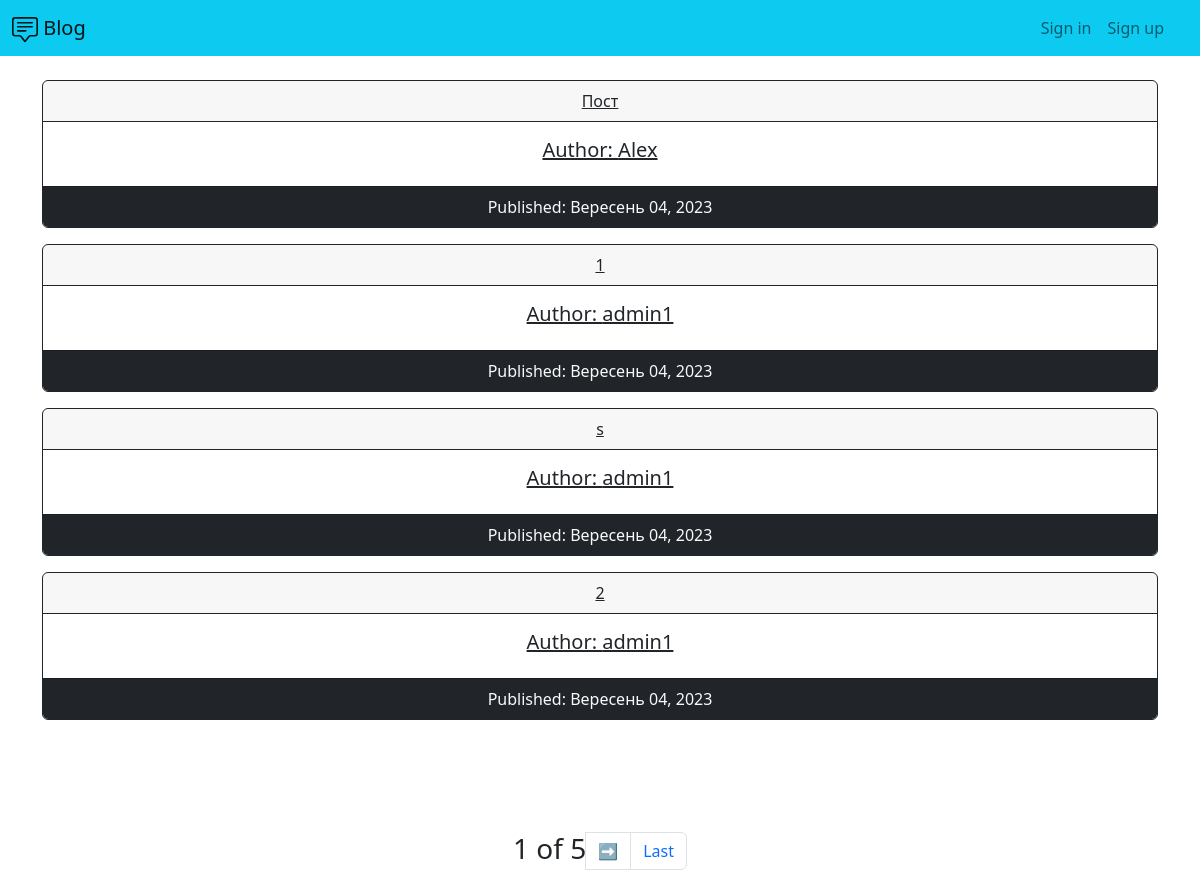
The page / on the database its author committed.
### blog/models.py (models this page shows, shortened)
class Post(models.Model):
	title = models.CharField(max_length=200)
	author = models.ForeignKey(User, on_delete=models.CASCADE)
	text = models.TextField()
	date_posted = models.DateTimeField(default=timezone.now)
	class Meta:
		verbose_name = "Пост"
		verbose_name_plural = "Пости"

### blog/views.py (the view)
# urls.py: path('', BlogListView.as_view(), name='home'),
class BlogListView(ListView):
	paginate_by = 4
	model = Post
	template_name = 'home.html'

### blog/templates/home.html (shortened to what this page needs)
{% extends 'base.html' %}
{% block content %}
  {% for post in object_list %}
  <div class="card border-dark text-center mb-3 col-md-offset-12"><a class="text-dark" href="{% url 'post_detail' post.pk %}">
  <div class="card-header border-dark">{{ post.title }}</div>
  <div class="card-body">
    <h5 class="card-title">Author: {{ post.author }}</h5>
  </div></a>
  <div class="card-footer bg-dark text-light">Published: {{ post.date_posted|date:"F d, Y"  }}</div>
</div>
        {% endfor %}
    {% for contact in page_obj %}
        {{ contact.full_name|upper }}<br>
        {% endfor %}
        <nav aria-label="Page navigation example">
        <ul class="pagination justify-content-center">
        <h3 class="text-center">{{ page_obj.number }} of {{ page_obj.paginator.num_pages }}</h3>
        {% if page_obj.has_next %}
        <li class="page-item"><a class="page-link" href="?page={{ page_obj.next_page_number }}">➡</a></li>
        <li class="page-item"><a class="page-link" href="?page={{ page_obj.paginator.num_pages }}"> Last </a></li>
        {% endif %}
</ul>
</nav>
{% endblock content %}

### blog/templates/base.html (shortened to what this page needs)
{% load static %}
<html>
  <head>
    <link href="{% static 'css/base.css' %}" rel="stylesheet">
    <link rel="stylesheet" href="https://cdnjs.cloudflare.com/ajax/libs/highlight.js/9.15.8/styles/shades-of-purple.min.css">
    <link href="https://cdn.jsdelivr.net/npm/bootstrap@5.2.2/dist/css/bootstrap.min.css" rel="stylesheet">
  </head>
  <body>
    <div class="container">
        <nav class="navbar navbar-expand-lg bg-info fixed-top">
  <div class="container-fluid">
    <a class="navbar-brand" href="{% url 'home' %}">
  Blog</a>
    <div class="offcanvas offcanvas-end" tabindex="-1" id="offcanvasNavbar" aria-labelledby="offcanvasNavbarLabel">
      <div class="offcanvas-body">
        <ul class="navbar-nav justify-content-end flex-grow-1 pe-3">
            {% if user.is_authenticated %}
          <li class="nav-item">
            <a class="nav-link"> Hi @{{ user.username }} </a>
          </li>
            <li class="nav-item">
            <a class="nav-link" href="{% url 'logout' %}"> Go out </a>
          </li>
            <li class="nav-item">
            <a class="nav-link" href="{% url 'post_new' %}"> Create a new blog </a>
          </li>
            {% else %}
            <li class="nav-item">
            <a class="nav-link" href="{% url 'login' %}"> Sign in </a>
          </li>
            <li class="nav-item">
            <a class="nav-link" href="{% url 'signup' %}"> Sign up </a>
          </li>
            {% endif %}
            </ul>
      </div>
    </div>
  </div>
</nav>
<nav class="navbar navbar-expand-lg" >
  <div class="container-fluid">
    <a class="navbar-brand" href="{% url 'home' %}">
  Blog</a>
      </div>
    <div class="collapse navbar-collapse" id="navbarSupportedContent">
      <ul class="navbar-nav">
      {% if user.is_authenticated %}
          <a class="navbar-brand">Hi @{{ user.username }}</a>
        <a class="navbar-brand" href="{% url 'logout' %}">Go out</a>
          <a class="navbar-brand" href="{% url 'post_new' %}">Create a new blog</a>
      {% else %}
        <a class="navbar-brand" href="{% url 'login' %}">Sign in</a>
        <a class="navbar-brand" href="{% url 'signup' %}">Sign up</a>
      {% endif %}
      </ul>
    </div>
</nav>
    <br>
    {% block content %}
    {% endblock content %}
    </div>
  </body>
</html>

### rows shown on the page
Post: title "Пост", author "Alex", date_posted "Вересень 04, 2023"
Post: title "1", author "admin1", date_posted "Вересень 04, 2023"
Post: title "s", author "admin1", date_posted "Вересень 04, 2023"
Post: title "2", author "admin1", date_posted "Вересень 04, 2023"

### other values the page prints
{{ page_obj.number }} "1"
{{ page_obj.paginator.num_pages }} "5"
